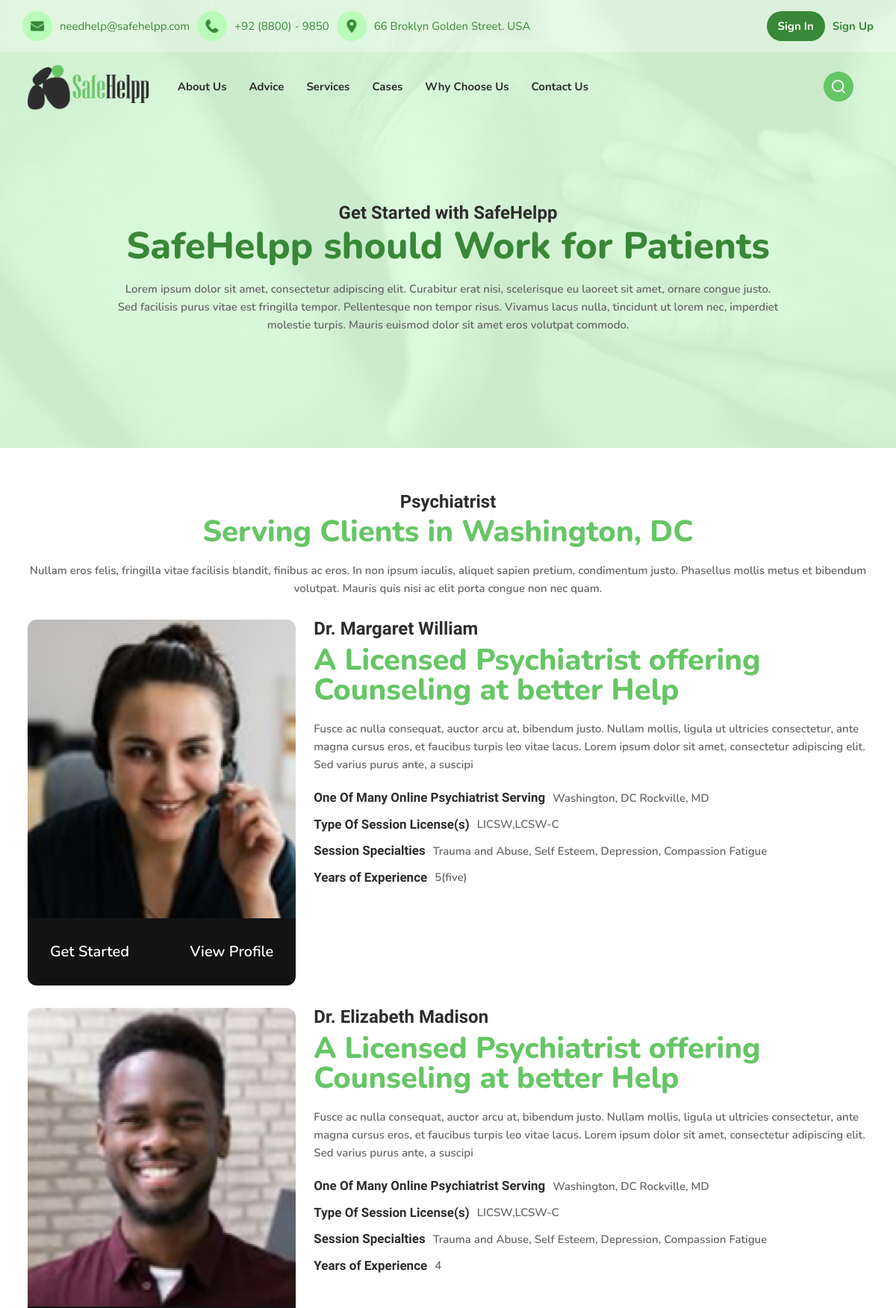
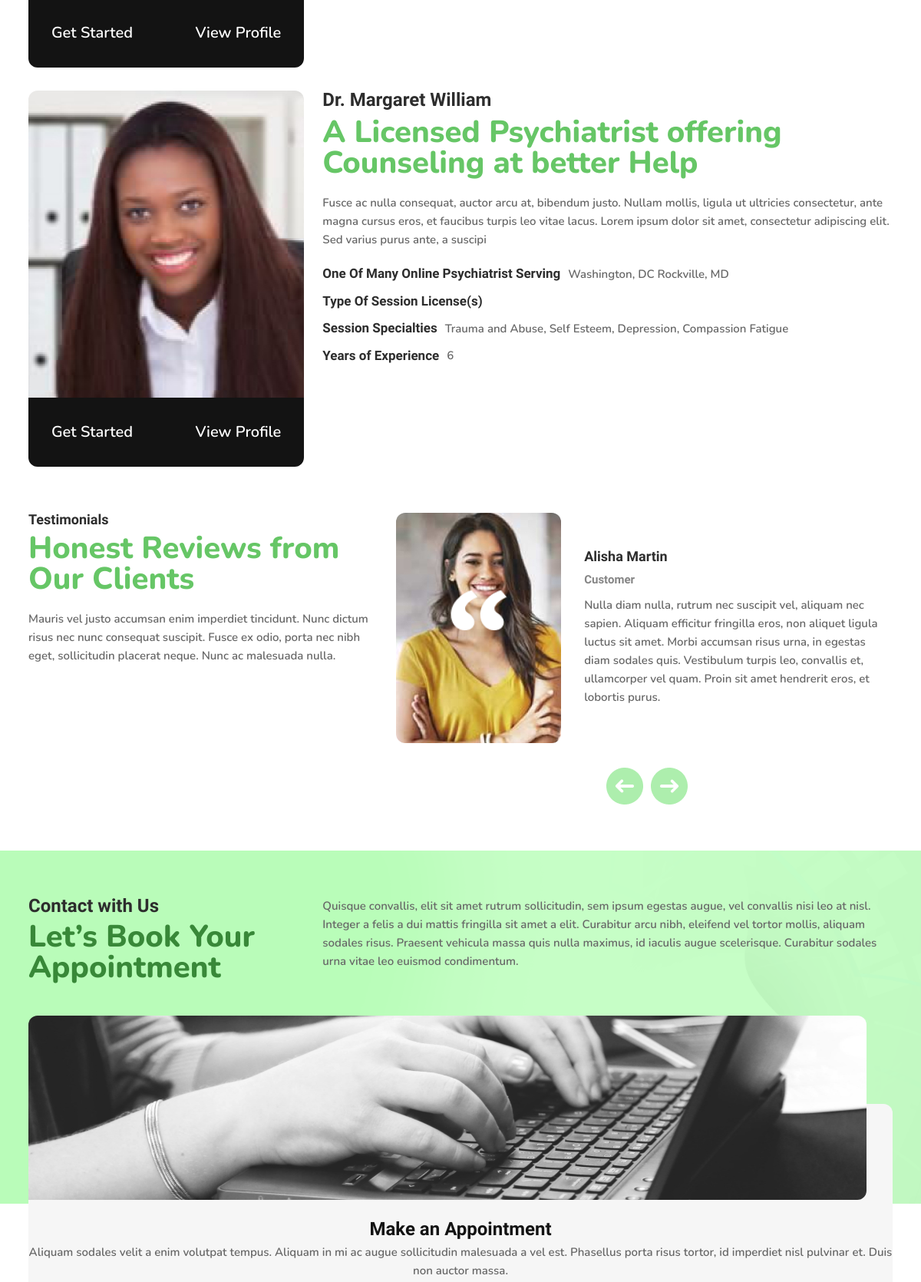
The page /psychiatrist/index.php (upper part) on the database its author committed (2 pictures, top to bottom).
### tables this page shows
CREATE TABLE `therapist_profile` (
  `id` int(11) NOT NULL,
  `therapist_id` varchar(255) NOT NULL,
  `profile_picture` varchar(255) DEFAULT NULL,
  `designation` varchar(255) DEFAULT NULL,
  `about_therapist` varchar(255) DEFAULT NULL,
  `state` varchar(255) DEFAULT NULL,
  `city` varchar(255) DEFAULT NULL,
  `y_o_exp` varchar(255) DEFAULT NULL,
  `language` varchar(255) DEFAULT NULL,
  `category_therapy` varchar(255) DEFAULT NULL,
  `therapist_specialty` varchar(255) DEFAULT NULL,
  `therapy_license` varchar(255) DEFAULT NULL,
  `christian_based_therapy` varchar(255) DEFAULT NULL,
  `accepted_insurance` varchar(255) DEFAULT NULL,
  `therapist_fees` varchar(255) DEFAULT NULL,
  `date` date NOT NULL
);

CREATE TABLE `therapist_register` (
  `id` int(11) NOT NULL,
  `therapist_id` varchar(255) NOT NULL,
  `user_type` varchar(255) NOT NULL,
  `register_username` varchar(255) NOT NULL,
  `register_email` varchar(255) NOT NULL,
  `register_pass` varchar(255) NOT NULL,
  `user_token` varchar(255) NOT NULL,
  `date` date NOT NULL
);

CREATE TABLE `therapist_information` (
  `id` int(11) NOT NULL,
  `therapist_id` varchar(255) NOT NULL,
  `therapist_name` varchar(255) NOT NULL,
  `therapist_email` varchar(255) NOT NULL,
  `therapist_phone` varchar(255) NOT NULL,
  `therapist_address` varchar(255) NOT NULL,
  `date` date NOT NULL
);

### psychiatrist/index.php (called while the page is built)
<?php include '../inc/header.php' ; ?>
<?php include 'template/views.php' ; ?>
<?php include '../inc/footer.php' ; ?>

### controller/class/classInclude.php (called while the page is built, shortened)
<?php
class Includepath
{
    public $path;
    function __construct(){
        $base_path = 'http://localhost/safe-helpp/';
        $this->path = $base_path;
    }
    public function adminpath($admin_path){
        $path =  $this->path.$admin_path;
        return $path;
    }
    public function assetspath($assets_path){
        $path = $this->path.'assets/'.$assets_path;
        return $path ;
    }
}
?>

### psychiatrist/template/views.php (the view, shortened to what this page needs)
<?php
 $sql = "SELECT * FROM therapist_profile JOIN therapist_register ON therapist_profile.therapist_id =      therapist_register.therapist_id JOIN therapist_information ON therapist_information.therapist_id = therapist_register.therapist_id";
$fetch_obj = new Crud();
$fetch_data = $fetch_obj->con();
$read_all_data = mysqli_query($fetch_data,$sql);
?>
<section class="inner_banner_main" style="background-image: url(<?php echo $path_obj->assetspath("img"); ?>/inner_bg_01.jpg);">
    <div class="container text-center">
        <div class="inner_banner_text">
            <h6>Get Started with SafeHelpp</h6>
            <h2>SafeHelpp should Work for Patients</h2>
            <p>Lorem ipsum dolor sit amet, consectetur adipiscing elit. Curabitur erat nisi, scelerisque eu laoreet
                sit amet, ornare congue justo. Sed facilisis purus vitae est fringilla tempor. Pellentesque non
                tempor risus.
                Vivamus lacus nulla, tincidunt ut lorem nec, imperdiet molestie turpis. Mauris euismod dolor sit
                amet eros volutpat commodo.</p>
        </div>
    </div>
</section>
<section class="therapists_listing_main">
    <div class="container">
        <div class="top text-center">
            <h6>Psychiatrist</h6>
            <h2>Serving Clients in Washington, DC</h2>
            <p>Nullam eros felis, fringilla vitae facilisis blandit, finibus ac eros. In non ipsum iaculis, aliquet
                sapien pretium, condimentum justo. Phasellus mollis metus et bibendum volutpat.
                Mauris quis nisi ac elit porta congue non nec quam.</p>
        </div>
        <div class="main_list">
             <?php
                    while($result =  mysqli_fetch_assoc($read_all_data)){
                    if($result['user_type']!=='admin'){
               ?>
            <div class="row">
                <div class="col-md-4">
                    <div class="therapists_listing_img">
                        <div class="fig_holder">
                        <figure style="background-image: url(<?php echo $path_obj->adminpath("admin/uploads"); ?>/<?php echo $result['profile_picture']; ?>);"></figure>
                        </div>
                        <div class="text">
                            <a href="#">Get Started</a>
                            <a href="single.php?id=<?php echo $result['therapist_id']; ?>">View Profile</a>
                        </div>
                    </div>
                </div>
                <div class="col-md-8">
                    <div class="therapists_listing_text">
                        <h6><?= $result['register_username'] ; ?></h6>
                        <h2>A Licensed <?php echo $result['designation']; ?> offering Counseling at better Help</h2>
                        <p><?= $result['about_therapist'] ; ?></p>
                        <ul>
                            <li>
                                <span>One Of Many Online Psychiatrist Serving</span>
                                <?php echo $result['therapist_address']; ?>
                            </li>
                            <li>
                                <span>Type Of Session License(s)</span>
                                <?php echo $result['therapy_license']; ?>
                            </li>
                            <li>
                                <span>Session Specialties</span>
                              <?php echo $result['therapist_specialty']; ?>
                            </li>
                            <li>
                                <span>Years of Experience</span>
                                <?php echo $result['y_o_exp']; ?>
                            </li>
                        </ul>
                    </div>
                </div>
            </div>
            <?php } } ?>
        </div>
    </div>
</section>
<section class="testimonials_main">
    <div class="container">
        <div class="row">
            <div class="col-md-5">
                <div class="text">
                    <h6>Testimonials</h6>
                    <h2>Honest Reviews from Our Clients</h2>
                    <p>Mauris vel justo accumsan enim imperdiet tincidunt. Nunc dictum risus nec nunc
                        consequat suscipit. Fusce ex odio, porta nec nibh eget, sollicitudin placerat neque.
                        Nunc ac malesuada nulla.</p>
                </div>
            </div>
            <div class="col-md-7">
                <div class="testi_slider">
                    <div class="elemenst">
                        <div class="testi_slider_wapper">
                            <div class="profile_holder">
                                <figure style="background-image: url(<?php echo $path_obj->assetspath("img"); ?>/testi_profile.jpg);"></figure>
                            </div>
                            <div class="text">
                                <h6>Alisha Martin</h6>
                                <span>Customer</span>
                                <p>Nulla diam nulla, rutrum nec suscipit vel, aliquam nec sapien. Aliquam efficitur
                                    fringilla eros, non aliquet ligula luctus sit amet. Morbi accumsan risus urna,
                                    in
                                    egestas diam sodales quis. Vestibulum turpis leo, convallis et, ullamcorper vel
                                    quam.
                                    Proin sit amet hendrerit eros, et lobortis purus.</p>
                            </div>
                        </div>
                    </div>
                </div>
            </div>
        </div>
    </div>
</section>
<section class="contact_offer_mian">
    <div class="contact_top">
        <div class="container">
            <div class="top">
                <div class="row">
                    <div class="col-md-4">
                        <div class="text">
                            <h6>Contact with Us</h6>
                            <h2>Let’s Book Your Appointment</h2>
                        </div>
                    </div>
                    <div class="col-md-8">
                        <div class="text">
                            <p>Quisque convallis, elit sit amet rutrum sollicitudin, sem ipsum egestas augue, vel
                                convallis nisi leo at
                                nisl. Integer a felis a dui mattis fringilla sit amet a elit. Curabitur arcu nibh,
                                eleifend vel tortor mollis,
                                aliquam sodales risus. Praesent vehicula massa quis nulla maximus, id iaculis augue
                                scelerisque.
                                Curabitur sodales urna vitae leo euismod condimentum.</p>
                        </div>
                    </div>
                </div>
            </div>
        </div>
    </div>
    <div class="contact_bottom_part">
        <div class="container">
            <div class="wapper">
                <div class="fig_holder">
                    <figure style="background-image: url(<?php echo $path_obj->assetspath("img"); ?>/contact_form_img.jpg);"></figure>
                </div>
                <div class="contact_from_main_indedx">
                    <div class="text-center">
                        <h3>Make an Appointment</h3>
                        <p>Aliquam sodales velit a enim volutpat tempus. Aliquam in mi ac augue sollicitudin
                            malesuada a vel est. Phasellus porta risus tortor, id imperdiet nisl pulvinar et. Duis
                            non auctor massa.</p>
                    </div>
                </div>
            </div>
        </div>
    </div>
</section>

### assets/css/responsive.css (style rules this page uses)
@media screen and (max-width: 1466px) { h2 { font-size: 40px; } }
@media screen and (max-width: 1466px) { .container { max-width: 1150px; } }
@media screen and (max-width: 1466px) { .inner_banner_main h2 { font-size: 50px; } }

### rows shown on the page
therapist_profile: profile_picture (picture), therapist_register.register_username "Dr. Margaret William", designation "Psychiatrist", about_therapist "Fusce ac nulla consequat, auctor arcu at, bibendum justo. Nullam mollis, ligula ut ultricies consectetur, ante magna cursus eros, et faucibus turpis leo vitae lacus. Lorem ipsum dolor sit amet, consectetur adipiscing elit. Sed varius purus ante, a suscipi", therapist_information.therapist_address "Washington, DC Rockville, MD", therapy_license "LICSW,LCSW-C", therapist_specialty "Trauma and Abuse, Self Esteem, Depression, Compassion Fatigue", y_o_exp "5(five)"
therapist_profile: profile_picture (picture), therapist_register.register_username "Dr. Elizabeth Madison", designation "Psychiatrist", about_therapist "Fusce ac nulla consequat, auctor arcu at, bibendum justo. Nullam mollis, ligula ut ultricies consectetur, ante magna cursus eros, et faucibus turpis leo vitae lacus. Lorem ipsum dolor sit amet, consectetur adipiscing elit. Sed varius purus ante, a suscipi", therapist_information.therapist_address "Washington, DC Rockville, MD", therapy_license "LICSW,LCSW-C", therapist_specialty "Trauma and Abuse, Self Esteem, Depression, Compassion Fatigue", y_o_exp "4"
therapist_profile: profile_picture (picture), therapist_register.register_username "Dr. Margaret William", designation "Psychiatrist", about_therapist "Fusce ac nulla consequat, auctor arcu at, bibendum justo. Nullam mollis, ligula ut ultricies consectetur, ante magna cursus eros, et faucibus turpis leo vitae lacus. Lorem ipsum dolor sit amet, consectetur adipiscing elit. Sed varius purus ante, a suscipi", therapist_information.therapist_address "Washington, DC Rockville, MD", therapist_specialty "Trauma and Abuse, Self Esteem, Depression, Compassion Fatigue", y_o_exp "6"
